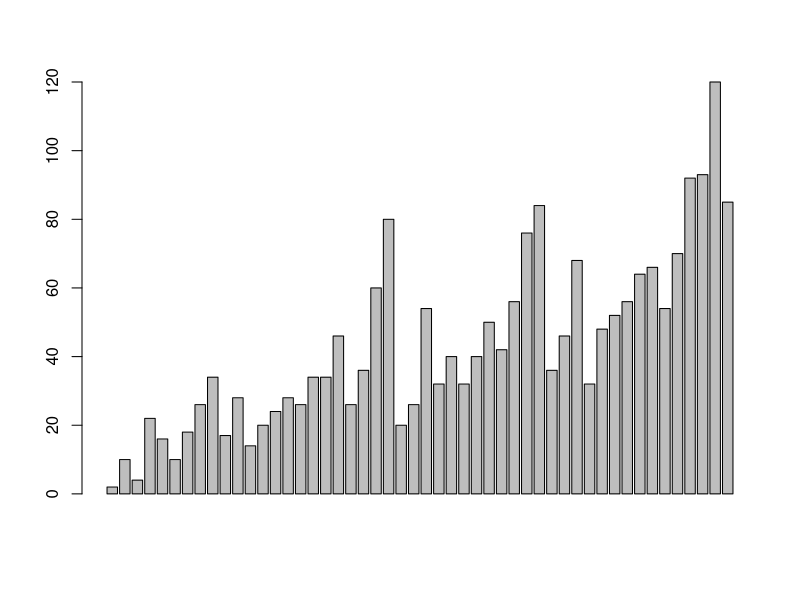
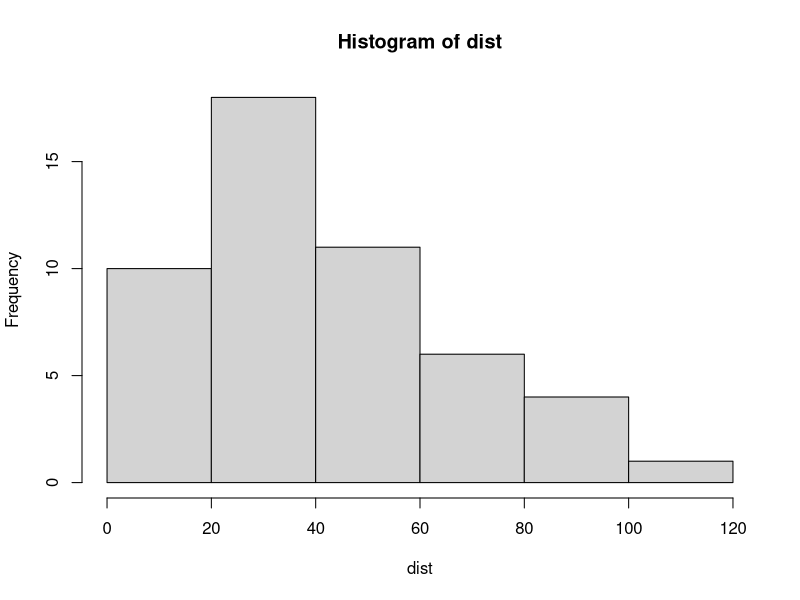
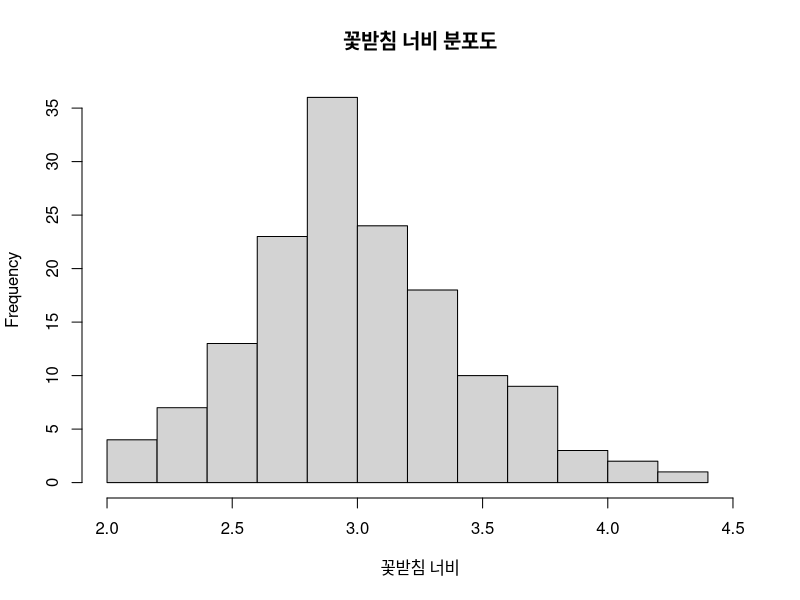

Here is the R script that generated these plots, in order:
View(cars)
class(cars)

dist <- cars[,2]
dist

barplot(dist)
hist(dist)

# iris 데이터 히스토그램
hist(iris$Sepal.Width, 
     xlim = c(2.0, 4.5),
     xlab = '꽃받침 너비',
     main = '꽃받침 너비 분포도')


#교재 p150 실습 - iris 데이터셋 가져오기
#교재 p150 실습 - iris 데이터셋의 꽃받침 길이(Sepal.Length)로 히스토그램 시각화하기

#교재 p151 실습 - iris 데이터셋의 꽃받침 너비(Sepal.Width)로 히스토그램 시각화하기

#교재 p152 실습 - 히스토그램에서 빈도와 밀도 표현하기
#교재 p152 실습 - 정규분포 추정 곡선 나타내기
